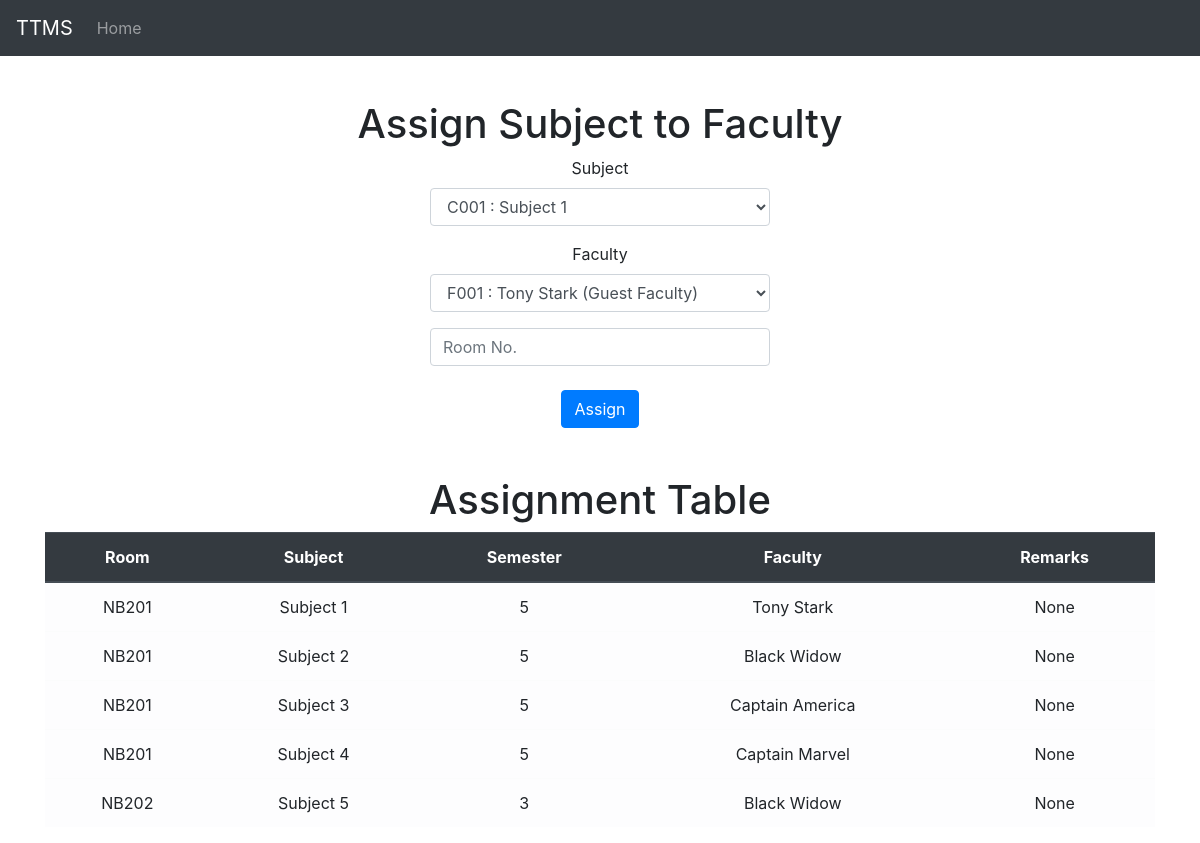
The page /timetable/assign_subject/ on the database its author committed.
### timetable/models.py (models this page shows, shortened)
class Subject_Assigned(models.Model):
    room = models.CharField(max_length=10)
    subject = models.ForeignKey(Subject, on_delete=models.CASCADE)
    faculty = models.ForeignKey(Faculty, on_delete=models.CASCADE)
    remarks = models.CharField(max_length=50, blank=True, null=True, default=None)
    class Meta:
        verbose_name = "Subject_Assigned"
        verbose_name_plural = "Subject_Assigned"

class Subject(models.Model):
    code = models.CharField(max_length=20, unique=True)
    name = models.CharField(max_length=254)
    semester = models.PositiveSmallIntegerField(
        choices=((1, 1), (2, 2), (3, 3), (4, 4), (5, 5), (6, 6), (7, 7),)
    )
    class Meta:
        verbose_name = "Subject"
        verbose_name_plural = "Subjects"

### accounts/models.py (models this page shows, shortened)
class Faculty(models.Model):
    username = models.CharField(max_length=50, unique=True)
    name = models.CharField(max_length=254)
    subjects = models.TextField(default=None, null=True, blank=True)
    email = models.EmailField(max_length=254)
    phone = models.BigIntegerField()
    gender = models.CharField(
        choices=(("male", "male"), ("female", "female")), max_length=10
    )
    designation = models.CharField(
        choices=(
            ("Professor", "Professor"),
            ("Assistant Professor", "Assistant Professor"),
            ("Associate Professor", "Associate Professor"),
            ("Head of the Department", "Head of the Department"),
            ("Guest Faculty", "Guest Faculty"),
        ),
        max_length=50,
    )
    class Meta:
        verbose_name = "Faculty"
        verbose_name_plural = "Faculties"

### timetable/views.py (the view, shortened to what this page needs)
# urls.py: path("assign_subject/", assign_subject, name="assign_subject"),
def assign_subject(request):
    context = {}
    context["subjects"] = Subject.objects.all()
    context["faculties"] = Faculty.objects.all()
    context["assigned"] = Subject_Assigned.objects.all()
    return render(request, "assign_subject.html", context)

### timetable/templates/assign_subject.html (shortened to what this page needs)
{% extends 'base.html' %}
{% block content %}
{% include 'includes/navbar.html' with active_tab="assign_subject" %}
<div class="container" style="margin-top: 100px; text-align: center;">
    <h1>Assign Subject to Faculty</h1>
    <form method="post" class="col-4 offset-4">
        <div class="form-group">
            <label for="subject">Subject</label>
            <select id="subject" class="form-control" name="subject">
                {% for subject in subjects %}
                <option value="{{ subject.code }}">{{ subject.code }} : {{ subject.name }}</option>
                {% endfor %}
            </select>
        </div>
        <div class="form-group">
            <label for="faculty">Faculty</label>
            <select id="faculty" class="form-control" name="faculty">
                {% for faculty in faculties %}
                <option value="{{ faculty.username }}">{{ faculty.username }} : {{ faculty.name }}
                    ({{ faculty.designation }})</option>
                {% endfor %}
            </select>
        </div>
        <input class="form-control" type="text" name="room" placeholder="Room No."><br>
        <button class="btn btn-primary" type="submit">Assign</button>
    </form>
    <br><br>
    <h1>Assignment Table</h1>
    <table class="table table-light">
        <thead class="thead-dark">
            <tr>
                <th>Room</th>
                <th>Subject</th>
                <th>Semester</th>
                <th>Faculty</th>
                <th>Remarks</th>
            </tr>
        </thead>
        <tbody>
            {% for a in assigned %}
            <tr>
                <td>{{ a.room }}</td>
                <td>{{ a.subject.name }}</td>
                <td>{{ a.subject.semester }}</td>
                <td>{{ a.faculty.name }}</td>
                <td>{{ a.remarks }}</td>
            </tr>
            {% endfor %}
        </tbody>
    </table>
</div>
{% endblock content %}

### templates/base.html (shortened to what this page needs)
{% load static %}
<!DOCTYPE html>
<html lang="en">
<head>
    <link rel="stylesheet" href="https://stackpath.bootstrapcdn.com/bootstrap/4.5.0/css/bootstrap.min.css"
>
</head>
<body>
    {% block content %}
    {% endblock content %}
</body>
</html>

### templates/includes/navbar.html (shortened to what this page needs)
<nav class="navbar navbar-expand-md navbar-dark fixed-top bg-dark">
    <a class="navbar-brand" href="{% url 'home' %}">TTMS</a>
    <div class="collapse navbar-collapse" id="navbarCollapse">
        <ul class="navbar-nav mr-auto">
            <li class="nav-item {% if active_tab == 'home' %} active{% endif %}">
                <a class="nav-link" href="{% url 'home' %}">Home</a>
            </li>
        </ul>
    </div>
</nav>

### rows shown on the page
Subject_Assigned: room "NB201", subject.name "Subject 1", subject.semester "5", faculty.name "Tony Stark", remarks "None"
Subject_Assigned: room "NB201", subject.name "Subject 2", subject.semester "5", faculty.name "Black Widow", remarks "None"
Subject_Assigned: room "NB201", subject.name "Subject 3", subject.semester "5", faculty.name "Captain America", remarks "None"
Subject_Assigned: room "NB201", subject.name "Subject 4", subject.semester "5", faculty.name "Captain Marvel", remarks "None"
Subject_Assigned: room "NB202", subject.name "Subject 5", subject.semester "3", faculty.name "Black Widow", remarks "None"

### other values the page prints
form field subject "C001 : Subject 1"
form field faculty "F001 : Tony Stark (Guest Faculty)"
